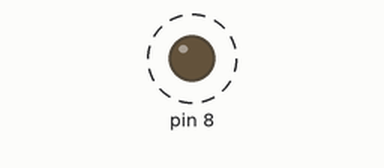
Simulated run of this sketch. Board: Arduino Uno, built with avr-gcc and run on an emulated ATmega328P. Parts: output pins drawn as LEDs (lit = HIGH). Dashed ring = blinking.

Above: at 0.5 s.
Timing chart, 0 to 3.5 s (numbered marks = the images above):
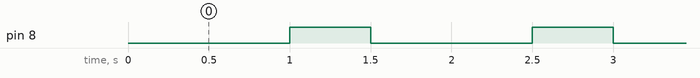

Measured:
- by itself, pin 8: alternates HIGH for 0.50 s and LOW for 1.0 s

The sketch:

Blink1.ino
```cpp
void setup()
{
  pinMode(8, OUTPUT);
}

void loop() {
  digitalWrite(8,LOW);
  delay(1000);              // wait for 5 seconds
  digitalWrite(8,HIGH);
  delay(500);              // wait for 5 seconds
}
```
